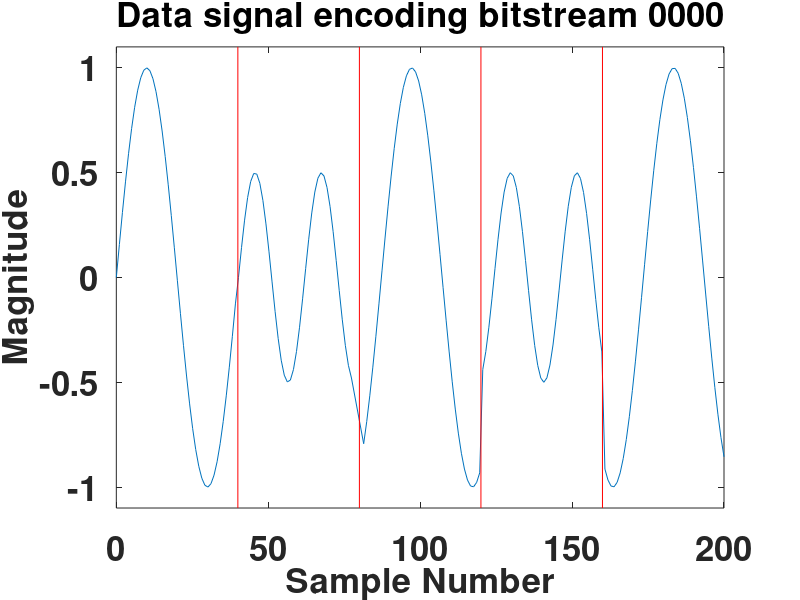

Here is the MATLAB script that generated this plot:
fontSize = 25;

x = linspace(0,200,200);
y1 = sin(2*pi*x/40);
y2 = sin(2*pi*x/(1/2200*48000))*0.5;
% y = cat(2, y1(1:40), y2(1:40), y1(34:73), y2(20:59),y1(30:69));
y = cat(2, y1(1:40), y2(1:40), y1(34:73), y2(19:58),y1(68:107));
y3 = x;
y3(2) = y3(3);
y3(1) = y3(2);
y3(199) = y3(198);
y3(200) = y3(199);
f = figure('Position',[0,0,1280,1024]);
set(gcf,'color','w');
x1 = cat(2, x(1:78), x(82:200));
yn1 = cat(2, y(1:78),y(82:200));
plot(x1, yn1);
filename = 'Data signal encoding bitstream 0000';
title(filename);
xlabel('Sample Number');
ylabel('Magnitude');
minY = min(y);
maxY = max(y);
center = (minY+maxY)/ 2;
rangeY = maxY - minY;
adjustedRange = 0.55*rangeY;
minY = (center - adjustedRange);
maxY = (center + adjustedRange);
ylim([minY maxY]);
set(gca,'FontSize',fontSize,'fontWeight','bold');
set(findall(gcf,'type','text'),'FontSize',fontSize,'fontWeight','bold');
yL = get(gca,'YLim');
line([40 40],yL,'Color','r');
line([80 80],yL,'Color','r');
line([120 120],yL,'Color','r');
line([160 160],yL,'Color','r');
saveas(f, strcat('.\..\..\..\rrxthesis\images\',regexprep(filename,'[^\w'']',''),'.png'));
pause();
close(f);
clear all;